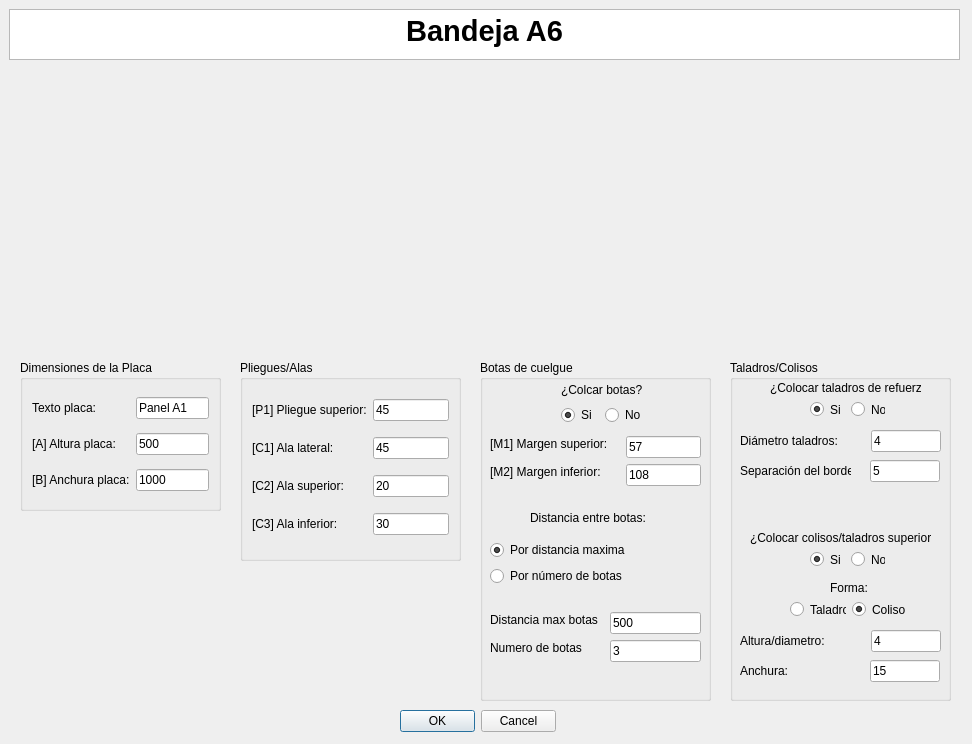
<?xml version="1.0" encoding="UTF-8"?>
<ui version="4.0">
 <class>MyPositionDialog</class>
 <widget class="QDialog" name="MyPositionDialog">
  <property name="geometry">
   <rect>
    <x>0</x>
    <y>0</y>
    <width>972</width>
    <height>744</height>
   </rect>
  </property>
  <property name="windowTitle">
   <string>Enter Position</string>
  </property>
  <property name="whatsThis">
   <string>&lt;html&gt;&lt;head/&gt;&lt;body&gt;&lt;p&gt;Esta ventana de KSDpanel te permite introducir todas las medidas correspondientes del panel seleccionado.&lt;/p&gt;&lt;p&gt;Recuerda que todas las medidas deben de ir en milimetros (mm).&lt;/p&gt;&lt;/body&gt;&lt;/html&gt;</string>
  </property>
  <widget class="QDialogButtonBox" name="buttonBox">
   <property name="geometry">
    <rect>
     <x>400</x>
     <y>710</y>
     <width>156</width>
     <height>23</height>
    </rect>
   </property>
   <property name="orientation">
    <enum>Qt::Horizontal</enum>
   </property>
   <property name="standardButtons">
    <set>QDialogButtonBox::Cancel|QDialogButtonBox::Ok</set>
   </property>
  </widget>
  <widget class="QTextBrowser" name="textBrowser">
   <property name="geometry">
    <rect>
     <x>9</x>
     <y>9</y>
     <width>951</width>
     <height>51</height>
    </rect>
   </property>
   <property name="html">
    <string>&lt;!DOCTYPE HTML PUBLIC &quot;-//W3C//DTD HTML 4.0//EN&quot; &quot;http://www.w3.org/TR/REC-html40/strict.dtd&quot;&gt;
&lt;html&gt;&lt;head&gt;&lt;meta name=&quot;qrichtext&quot; content=&quot;1&quot; /&gt;&lt;style type=&quot;text/css&quot;&gt;
p, li { white-space: pre-wrap; }
&lt;/style&gt;&lt;/head&gt;&lt;body style=&quot; font-family:'MS Shell Dlg 2'; font-size:8.25pt; font-weight:400; font-style:normal;&quot;&gt;
&lt;p align=&quot;center&quot; style=&quot; margin-top:0px; margin-bottom:0px; margin-left:0px; margin-right:0px; -qt-block-indent:0; text-indent:0px;&quot;&gt;&lt;span style=&quot; font-size:22pt; font-weight:600;&quot;&gt;Bandeja A6&lt;/span&gt;&lt;/p&gt;&lt;/body&gt;&lt;/html&gt;</string>
   </property>
  </widget>
  <widget class="QGroupBox" name="groupBox">
   <property name="geometry">
    <rect>
     <x>480</x>
     <y>360</y>
     <width>231</width>
     <height>341</height>
    </rect>
   </property>
   <property name="styleSheet">
    <string notr="true">font: 10pt &quot;MS Shell Dlg 2&quot;;</string>
   </property>
   <property name="title">
    <string>Botas de cuelgue</string>
   </property>
   <widget class="QLineEdit" name="numeroBotasUI">
    <property name="geometry">
     <rect>
      <x>130</x>
      <y>280</y>
      <width>91</width>
      <height>22</height>
     </rect>
    </property>
    <property name="text">
     <string>3</string>
    </property>
   </widget>
   <widget class="QLineEdit" name="distanciaEntreBotasUI">
    <property name="geometry">
     <rect>
      <x>130</x>
      <y>252</y>
      <width>91</width>
      <height>22</height>
     </rect>
    </property>
    <property name="text">
     <string>500</string>
    </property>
   </widget>
   <widget class="QLabel" name="label_7">
    <property name="geometry">
     <rect>
      <x>10</x>
      <y>280</y>
      <width>98</width>
      <height>16</height>
     </rect>
    </property>
    <property name="text">
     <string>Numero de botas</string>
    </property>
   </widget>
   <widget class="QLabel" name="label_6">
    <property name="geometry">
     <rect>
      <x>10</x>
      <y>252</y>
      <width>114</width>
      <height>16</height>
     </rect>
    </property>
    <property name="text">
     <string>Distancia max botas</string>
    </property>
   </widget>
   <widget class="QLabel" name="label_3">
    <property name="geometry">
     <rect>
      <x>10</x>
      <y>76</y>
      <width>130</width>
      <height>16</height>
     </rect>
    </property>
    <property name="text">
     <string>[M1] Margen superior:</string>
    </property>
   </widget>
   <widget class="QLabel" name="label_5">
    <property name="geometry">
     <rect>
      <x>10</x>
      <y>104</y>
      <width>124</width>
      <height>16</height>
     </rect>
    </property>
    <property name="text">
     <string>[M2] Margen inferior:</string>
    </property>
   </widget>
   <widget class="QLineEdit" name="margenAUI">
    <property name="geometry">
     <rect>
      <x>146</x>
      <y>76</y>
      <width>75</width>
      <height>22</height>
     </rect>
    </property>
    <property name="text">
     <string>57</string>
    </property>
   </widget>
   <widget class="QLineEdit" name="margenBUI">
    <property name="geometry">
     <rect>
      <x>146</x>
      <y>104</y>
      <width>75</width>
      <height>22</height>
     </rect>
    </property>
    <property name="text">
     <string>108</string>
    </property>
   </widget>
   <widget class="QLabel" name="label_10">
    <property name="geometry">
     <rect>
      <x>50</x>
      <y>150</y>
      <width>125</width>
      <height>16</height>
     </rect>
    </property>
    <property name="text">
     <string>Distancia entre botas:</string>
    </property>
   </widget>
   <widget class="QWidget" name="layoutWidget">
    <property name="geometry">
     <rect>
      <x>81</x>
      <y>21</y>
      <width>85</width>
      <height>44</height>
     </rect>
    </property>
    <layout class="QGridLayout" name="gridLayout">
     <item row="0" column="0" colspan="2">
      <widget class="QLabel" name="label_2">
       <property name="mouseTracking">
        <bool>false</bool>
       </property>
       <property name="text">
        <string>¿Colcar botas?</string>
       </property>
       <property name="buddy">
        <cstring>label_2</cstring>
       </property>
      </widget>
     </item>
     <item row="1" column="0">
      <widget class="QRadioButton" name="crearBotasUI">
       <property name="text">
        <string>Si</string>
       </property>
       <property name="checked">
        <bool>true</bool>
       </property>
      </widget>
     </item>
     <item row="1" column="1">
      <widget class="QRadioButton" name="noCrearBotasUI">
       <property name="text">
        <string>No</string>
       </property>
      </widget>
     </item>
    </layout>
   </widget>
   <widget class="QWidget" name="">
    <property name="geometry">
     <rect>
      <x>10</x>
      <y>180</y>
      <width>147</width>
      <height>48</height>
     </rect>
    </property>
    <layout class="QVBoxLayout" name="verticalLayout">
     <item>
      <widget class="QRadioButton" name="parametroBotasUI_3">
       <property name="text">
        <string>Por distancia maxima</string>
       </property>
       <property name="checked">
        <bool>true</bool>
       </property>
      </widget>
     </item>
     <item>
      <widget class="QRadioButton" name="parametroBotasUI">
       <property name="text">
        <string>Por número de botas</string>
       </property>
      </widget>
     </item>
    </layout>
   </widget>
  </widget>
  <widget class="QGroupBox" name="groupBox_2">
   <property name="geometry">
    <rect>
     <x>240</x>
     <y>360</y>
     <width>221</width>
     <height>201</height>
    </rect>
   </property>
   <property name="styleSheet">
    <string notr="true">font: 10pt &quot;MS Shell Dlg 2&quot;;</string>
   </property>
   <property name="title">
    <string>Pliegues/Alas</string>
   </property>
   <layout class="QGridLayout" name="gridLayout_2">
    <item row="3" column="1">
     <widget class="QLineEdit" name="alaSuperiorUI">
      <property name="text">
       <string>20</string>
      </property>
     </widget>
    </item>
    <item row="4" column="0">
     <widget class="QLabel" name="label_12">
      <property name="text">
       <string>[C3] Ala inferior:</string>
      </property>
     </widget>
    </item>
    <item row="2" column="1">
     <widget class="QLineEdit" name="alaIzquierdaUI">
      <property name="text">
       <string>45</string>
      </property>
     </widget>
    </item>
    <item row="4" column="1">
     <widget class="QLineEdit" name="alaInferiorUI">
      <property name="text">
       <string>30</string>
      </property>
     </widget>
    </item>
    <item row="2" column="0">
     <widget class="QLabel" name="label_9">
      <property name="text">
       <string>[C1] Ala lateral:</string>
      </property>
     </widget>
    </item>
    <item row="0" column="1">
     <widget class="QLineEdit" name="pliegueSuperiorUI">
      <property name="text">
       <string>45</string>
      </property>
     </widget>
    </item>
    <item row="3" column="0">
     <widget class="QLabel" name="label_11">
      <property name="text">
       <string>[C2] Ala superior:</string>
      </property>
     </widget>
    </item>
    <item row="0" column="0">
     <widget class="QLabel" name="label_13">
      <property name="text">
       <string>[P1] Pliegue superior:</string>
      </property>
     </widget>
    </item>
   </layout>
  </widget>
  <widget class="QLabel" name="imagenPanelUI">
   <property name="geometry">
    <rect>
     <x>220</x>
     <y>70</y>
     <width>521</width>
     <height>281</height>
    </rect>
   </property>
   <property name="text">
    <string/>
   </property>
   <property name="pixmap">
    <pixmap>../imagenes/REF_AH6cotas.jpg</pixmap>
   </property>
   <property name="scaledContents">
    <bool>true</bool>
   </property>
   <property name="wordWrap">
    <bool>false</bool>
   </property>
   <property name="margin">
    <number>0</number>
   </property>
   <property name="openExternalLinks">
    <bool>false</bool>
   </property>
  </widget>
  <widget class="QGroupBox" name="groupBox_3">
   <property name="geometry">
    <rect>
     <x>20</x>
     <y>360</y>
     <width>201</width>
     <height>151</height>
    </rect>
   </property>
   <property name="styleSheet">
    <string notr="true">font: 10pt &quot;MS Shell Dlg 2&quot;;</string>
   </property>
   <property name="title">
    <string>Dimensiones de la Placa</string>
   </property>
   <layout class="QGridLayout" name="gridLayout_3">
    <item row="1" column="0">
     <widget class="QLabel" name="label_8">
      <property name="text">
       <string>[A] Altura placa:</string>
      </property>
     </widget>
    </item>
    <item row="2" column="1">
     <widget class="QLineEdit" name="anchuraPlacaUI">
      <property name="text">
       <string>1000</string>
      </property>
     </widget>
    </item>
    <item row="1" column="1">
     <widget class="QLineEdit" name="alturaPlacaUI">
      <property name="text">
       <string>500</string>
      </property>
     </widget>
    </item>
    <item row="0" column="0">
     <widget class="QLabel" name="label">
      <property name="text">
       <string>Texto placa:</string>
      </property>
     </widget>
    </item>
    <item row="0" column="1">
     <widget class="QLineEdit" name="textoDescriptivoA0UI">
      <property name="text">
       <string>Panel A1</string>
      </property>
     </widget>
    </item>
    <item row="2" column="0">
     <widget class="QLabel" name="label_4">
      <property name="text">
       <string>[B] Anchura placa:</string>
      </property>
     </widget>
    </item>
   </layout>
  </widget>
  <widget class="QGroupBox" name="groupBox_4">
   <property name="geometry">
    <rect>
     <x>730</x>
     <y>360</y>
     <width>221</width>
     <height>341</height>
    </rect>
   </property>
   <property name="title">
    <string>Taladros/Colisos</string>
   </property>
   <widget class="QLabel" name="label_15">
    <property name="geometry">
     <rect>
      <x>40</x>
      <y>20</y>
      <width>151</width>
      <height>16</height>
     </rect>
    </property>
    <property name="text">
     <string>¿Colocar taladros de refuerzo?</string>
    </property>
   </widget>
   <widget class="QLabel" name="label_16">
    <property name="geometry">
     <rect>
      <x>10</x>
      <y>70</y>
      <width>125</width>
      <height>22</height>
     </rect>
    </property>
    <property name="text">
     <string>Diámetro taladros:</string>
    </property>
   </widget>
   <widget class="QLineEdit" name="diametroTaladrosUI">
    <property name="geometry">
     <rect>
      <x>141</x>
      <y>70</y>
      <width>70</width>
      <height>22</height>
     </rect>
    </property>
    <property name="text">
     <string>4</string>
    </property>
   </widget>
   <widget class="QLineEdit" name="distanciaBordeUI">
    <property name="geometry">
     <rect>
      <x>140</x>
      <y>100</y>
      <width>70</width>
      <height>22</height>
     </rect>
    </property>
    <property name="text">
     <string>5</string>
    </property>
   </widget>
   <widget class="QLabel" name="label_17">
    <property name="geometry">
     <rect>
      <x>10</x>
      <y>100</y>
      <width>111</width>
      <height>21</height>
     </rect>
    </property>
    <property name="text">
     <string>Separación del borde:</string>
    </property>
   </widget>
   <widget class="QLabel" name="label_18">
    <property name="geometry">
     <rect>
      <x>20</x>
      <y>170</y>
      <width>181</width>
      <height>16</height>
     </rect>
    </property>
    <property name="text">
     <string>¿Colocar colisos/taladros superiores?</string>
    </property>
   </widget>
   <widget class="QLabel" name="label_19">
    <property name="geometry">
     <rect>
      <x>100</x>
      <y>220</y>
      <width>41</width>
      <height>16</height>
     </rect>
    </property>
    <property name="text">
     <string>Forma:</string>
    </property>
   </widget>
   <widget class="QLineEdit" name="anchuraColisoUI">
    <property name="geometry">
     <rect>
      <x>140</x>
      <y>300</y>
      <width>70</width>
      <height>22</height>
     </rect>
    </property>
    <property name="text">
     <string>15</string>
    </property>
   </widget>
   <widget class="QLineEdit" name="alturaColisoUI">
    <property name="geometry">
     <rect>
      <x>141</x>
      <y>270</y>
      <width>70</width>
      <height>22</height>
     </rect>
    </property>
    <property name="text">
     <string>4</string>
    </property>
   </widget>
   <widget class="QLabel" name="label_20">
    <property name="geometry">
     <rect>
      <x>10</x>
      <y>300</y>
      <width>111</width>
      <height>21</height>
     </rect>
    </property>
    <property name="text">
     <string>Anchura:</string>
    </property>
   </widget>
   <widget class="QLabel" name="label_21">
    <property name="geometry">
     <rect>
      <x>10</x>
      <y>270</y>
      <width>125</width>
      <height>22</height>
     </rect>
    </property>
    <property name="text">
     <string>Altura/diametro:</string>
    </property>
   </widget>
   <widget class="QWidget" name="">
    <property name="geometry">
     <rect>
      <x>80</x>
      <y>190</y>
      <width>75</width>
      <height>19</height>
     </rect>
    </property>
    <layout class="QHBoxLayout" name="horizontalLayout">
     <item>
      <widget class="QRadioButton" name="crearColisoUI">
       <property name="text">
        <string>Si</string>
       </property>
       <property name="checked">
        <bool>true</bool>
       </property>
      </widget>
     </item>
     <item>
      <widget class="QRadioButton" name="noCrearColisoUI">
       <property name="text">
        <string>No</string>
       </property>
      </widget>
     </item>
    </layout>
   </widget>
   <widget class="QWidget" name="">
    <property name="geometry">
     <rect>
      <x>80</x>
      <y>40</y>
      <width>75</width>
      <height>19</height>
     </rect>
    </property>
    <layout class="QHBoxLayout" name="horizontalLayout_2">
     <item>
      <widget class="QRadioButton" name="crearTaladrosUI">
       <property name="text">
        <string>Si</string>
       </property>
       <property name="checked">
        <bool>true</bool>
       </property>
      </widget>
     </item>
     <item>
      <widget class="QRadioButton" name="noCrearTaladrosUI">
       <property name="text">
        <string>No</string>
       </property>
      </widget>
     </item>
    </layout>
   </widget>
   <widget class="QWidget" name="">
    <property name="geometry">
     <rect>
      <x>60</x>
      <y>240</y>
      <width>118</width>
      <height>19</height>
     </rect>
    </property>
    <layout class="QHBoxLayout" name="horizontalLayout_3">
     <item>
      <widget class="QRadioButton" name="taladroColisoUI">
       <property name="text">
        <string>Taladro</string>
       </property>
      </widget>
     </item>
     <item>
      <widget class="QRadioButton" name="colisoColisoUI">
       <property name="text">
        <string>Coliso</string>
       </property>
       <property name="checked">
        <bool>true</bool>
       </property>
      </widget>
     </item>
    </layout>
   </widget>
  </widget>
  <zorder>groupBox_2</zorder>
  <zorder>groupBox</zorder>
  <zorder>buttonBox</zorder>
  <zorder>textBrowser</zorder>
  <zorder>imagenPanelUI</zorder>
  <zorder>groupBox_3</zorder>
  <zorder>groupBox_4</zorder>
 </widget>
 <resources/>
 <connections>
  <connection>
   <sender>buttonBox</sender>
   <signal>accepted()</signal>
   <receiver>MyPositionDialog</receiver>
   <slot>accept()</slot>
   <hints>
    <hint type="sourcelabel">
     <x>248</x>
     <y>254</y>
    </hint>
    <hint type="destinationlabel">
     <x>157</x>
     <y>274</y>
    </hint>
   </hints>
  </connection>
  <connection>
   <sender>buttonBox</sender>
   <signal>rejected()</signal>
   <receiver>MyPositionDialog</receiver>
   <slot>reject()</slot>
   <hints>
    <hint type="sourcelabel">
     <x>316</x>
     <y>260</y>
    </hint>
    <hint type="destinationlabel">
     <x>286</x>
     <y>274</y>
    </hint>
   </hints>
  </connection>
 </connections>
</ui>
